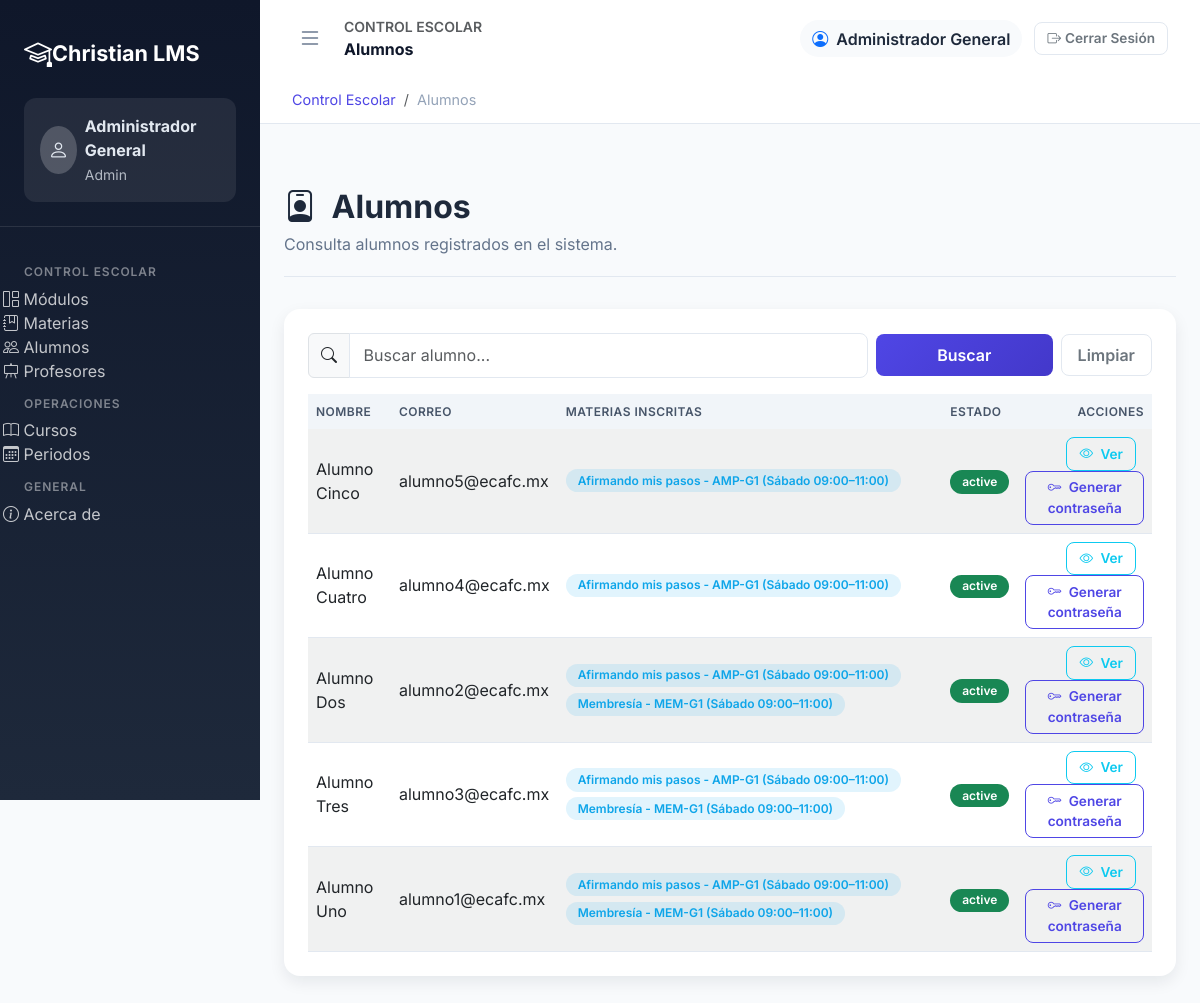
The app's page /students (signed in) with its own data.
### tables this page shows
CREATE TABLE `users` (
  `id` int(10) UNSIGNED NOT NULL,
  `name` varchar(120) NOT NULL,
  `email` varchar(190) NOT NULL,
  `password_hash` varchar(255) DEFAULT NULL,
  `google_id` varchar(64) DEFAULT NULL,
  `role` enum('admin','teacher','student','control_escolar') NOT NULL DEFAULT 'student',
  `status` enum('active','inactive','blocked') NOT NULL DEFAULT 'active',
  `created_at` timestamp NOT NULL DEFAULT CURRENT_TIMESTAMP,
  `updated_at` timestamp NOT NULL DEFAULT CURRENT_TIMESTAMP ON UPDATE CURRENT_TIMESTAMP
);

### src/UI/Views/users/students.php (the view, shortened to what this page needs)
<?php
$basePath = rtrim($basePath ?? '', '/');
?>
<div class="container-xxl app-content">
    <div class="page-header">
        <div>
            <h1 class="page-title"><i class="bi bi-person-badge me-2"></i> Alumnos</h1>
            <p class="page-subtitle">Consulta alumnos registrados en el sistema.</p>
        </div>
    </div>
    <div class="card">
        <div class="card-body">
            <form method="GET" action="<?= htmlspecialchars($basePath . '/students') ?>" class="row g-2 align-items-center mb-3">
                <div class="col-12 col-md-8">
                    <div class="input-group">
                        <span class="input-group-text"><i class="bi bi-search"></i></span>
                        <input type="text" name="student_search" class="form-control" placeholder="Buscar alumno..." value="<?= htmlspecialchars($studentSearch ?? '') ?>">
                    </div>
                </div>
                <div class="col-12 col-md-4 d-flex gap-2">
                    <button type="submit" class="btn btn-primary w-100">Buscar</button>
                    <a href="<?= htmlspecialchars($basePath . '/students') ?>" class="btn btn-outline-secondary">Limpiar</a>
                </div>
            </form>
            <?php if (empty($students)): ?>
                <p class="text-muted">No hay alumnos registrados.</p>
            <?php else: ?>
                <div class="table-responsive">
                    <table class="table table-striped align-middle sortable-table">
                        <thead>
                            <tr>
                                <th data-sortable="true">Nombre <span class="sort-indicator"></span></th>
                                <th data-sortable="true">Correo <span class="sort-indicator"></span></th>
                                <th data-sortable="false">Materias inscritas</th>
                                <th data-sortable="true">Estado <span class="sort-indicator"></span></th>
                                <th class="text-end">Acciones</th>
                            </tr>
                        </thead>
                        <tbody>
                            <?php foreach ($students as $student): ?>
                                <?php $subjectsList = array_filter(explode('||', $student['subject_names'] ?? '')); ?>
                                <tr>
                                    <td><?= htmlspecialchars($student['name']) ?></td>
                                    <td><?= htmlspecialchars($student['email']) ?></td>
                                    <td>
                                        <?php if (empty($subjectsList)): ?>
                                            <span class="badge bg-light text-dark">Sin inscripción</span>
                                        <?php else: ?>
                                            <div class="table-badges">
                                                <?php foreach ($subjectsList as $subjectLabel): ?>
                                                    <span class="badge badge-soft-info"><?= htmlspecialchars($subjectLabel) ?></span>
                                                <?php endforeach; ?>
                                            </div>
                                        <?php endif; ?>
                                    </td>
                                    <td>
                                        <span class="badge <?= $student['status'] === 'active' ? 'bg-success' : 'bg-secondary' ?>">
                                            <?= htmlspecialchars($student['status']) ?>
                                        </span>
                                    </td>
                                    <td class="text-end">
                                        <button type="button" class="btn btn-sm btn-outline-info me-2" data-bs-toggle="modal" data-bs-target="#studentModal<?= (int) $student['id'] ?>">
                                            <i class="bi bi-eye me-1"></i> Ver
                                        </button>
                                        <form method="POST" action="<?= htmlspecialchars($basePath . '/students') ?>" class="d-inline">
                                            <button type="submit" class="btn btn-sm btn-outline-primary">
                                                <i class="bi bi-key me-1"></i> Generar contraseña
                                            </button>
                                        </form>
                                    </td>
                                </tr>
                            <?php endforeach; ?>
                        </tbody>
                    </table>
                </div>
            <?php endif; ?>
        </div>
    </div>
</div>

### public/assets/css/ui-premium.css (style rules this page uses)
:root { --primary-color: #4f46e5; --primary-dark: #4338ca; --secondary-color: #0f172a; --success-color: #16a34a; --warning-color: #f59e0b; --danger-color: #ef4444; --info-color: #0ea5e9; --muted-color: #64748b; --border-color: #e2e8f0; --surface-color: #ffffff; --surface-alt: #f8fafc; --radius-lg: 16px; --radius-md: 12px; --radius-sm: 8px; --shadow-sm: 0 6px 16px rgba(15, 23, 42, 0.08); --shadow-md: 0 10px 30px rgba(15, 23, 42, 0.12); }
* { box-sizing: border-box; }
body { font-family: 'Inter', 'Segoe UI', sans-serif; background-color: var(--surface-alt); color: #0f172a; }
.app-body { min-height: 100vh; }
.app-content { max-width: 1400px; margin: 0 auto; padding: 2rem 1.5rem 3rem; }
.page-header { display: flex; align-items: flex-start; justify-content: space-between; gap: 1.5rem; margin-bottom: 2rem; padding-bottom: 1.25rem; border-bottom: 1px solid var(--border-color); }
.page-header .page-title { font-size: 2rem; font-weight: 700; margin-bottom: 0.35rem; }
.page-header .page-subtitle { color: var(--muted-color); margin-bottom: 0; }
.card { border: none; border-radius: var(--radius-lg); box-shadow: var(--shadow-sm); }
.card-body { padding: 1.5rem; }
.table { margin-bottom: 0; border-color: var(--border-color); }
.table thead th { background-color: #f1f5f9; border: none; font-weight: 600; color: #475569; text-transform: uppercase; font-size: 0.75rem; letter-spacing: 0.04em; }
.table tbody tr { transition: background-color 0.2s ease; }
.table-striped > tbody > tr:nth-of-type(odd) > * { background-color: #fdfefe; }
.badge { border-radius: 999px; font-weight: 600; padding: 0.35rem 0.75rem; }
.badge-soft-info { background: rgba(14, 165, 233, 0.12); color: var(--info-color); }
.btn { border-radius: var(--radius-sm); font-weight: 600; padding: 0.5rem 1rem; }
.btn-primary { background: linear-gradient(135deg, var(--primary-color), var(--primary-dark)); border: none; }
.btn-outline-primary { border-color: var(--primary-color); color: var(--primary-color); }
.btn-outline-secondary { border-color: var(--border-color); }
.btn-sm { padding: 0.35rem 0.75rem; font-size: 0.85rem; }
.form-control, .form-select { border-radius: var(--radius-sm); border: 1.5px solid var(--border-color); padding: 0.6rem 0.85rem; }
.page-title { font-size: 2rem; font-weight: 700; color: #1e293b; }
.page-subtitle { color: var(--muted-color); font-size: 1rem; }
.table-badges { display: flex; flex-wrap: wrap; gap: 0.35rem; }

### records on screen
users: name "Alumno Cinco", email "alumno5@ecafc.mx", subjectLabel "Afirmando mis pasos - AMP-G1 (Sábado 09:00–11:00)", status "active"
users: name "Alumno Cuatro", email "alumno4@ecafc.mx", subjectLabel "Afirmando mis pasos - AMP-G1 (Sábado 09:00–11:00)", status "active"
users: name "Alumno Dos", email "alumno2@ecafc.mx", subjectLabel "Afirmando mis pasos - AMP-G1 (Sábado 09:00–11:00)", subjectLabel "Membresía - MEM-G1 (Sábado 09:00–11:00)", status "active"
users: name "Alumno Tres", email "alumno3@ecafc.mx", subjectLabel "Afirmando mis pasos - AMP-G1 (Sábado 09:00–11:00)", subjectLabel "Membresía - MEM-G1 (Sábado 09:00–11:00)", status "active"
users: name "Alumno Uno", email "alumno1@ecafc.mx", subjectLabel "Afirmando mis pasos - AMP-G1 (Sábado 09:00–11:00)", subjectLabel "Membresía - MEM-G1 (Sábado 09:00–11:00)", status "active"

### other values on screen
$displayName "Administrador General"
ucfirst($userRole) ?: 'Usuario' "Admin"
$displayTitle "Alumnos"
$label "Control Escolar"
$label "Alumnos"
